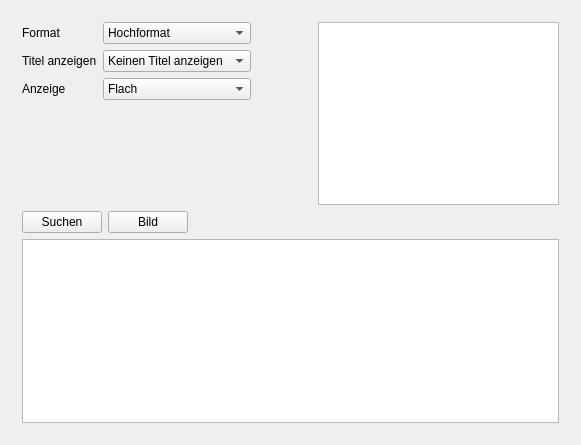
<?xml version="1.0" encoding="UTF-8"?>
<ui version="4.0">
 <class>MainWindow</class>
 <widget class="QMainWindow" name="MainWindow">
  <property name="geometry">
   <rect>
    <x>0</x>
    <y>0</y>
    <width>581</width>
    <height>445</height>
   </rect>
  </property>
  <property name="windowTitle">
   <string>MainWindow</string>
  </property>
  <widget class="QWidget" name="centralWidget">
   <layout class="QGridLayout" name="gridLayout">
    <item row="0" column="0">
     <widget class="QStackedWidget" name="stackedWidget">
      <property name="currentIndex">
       <number>0</number>
      </property>
      <widget class="QWidget" name="page">
       <layout class="QGridLayout" name="gridLayout_4">
        <item row="0" column="0">
         <layout class="QHBoxLayout" name="horizontalLayout_4">
          <item>
           <layout class="QGridLayout" name="gridLayout_2">
            <item row="3" column="0">
             <spacer name="verticalSpacer">
              <property name="orientation">
               <enum>Qt::Vertical</enum>
              </property>
              <property name="sizeHint" stdset="0">
               <size>
                <width>20</width>
                <height>29</height>
               </size>
              </property>
             </spacer>
            </item>
            <item row="1" column="1">
             <widget class="QComboBox" name="cmbTitle">
              <item>
               <property name="text">
                <string>Keinen Titel anzeigen</string>
               </property>
              </item>
              <item>
               <property name="text">
                <string>Zeige Titel</string>
               </property>
              </item>
             </widget>
            </item>
            <item row="0" column="1">
             <widget class="QComboBox" name="cmbOrientation">
              <item>
               <property name="text">
                <string>Hochformat</string>
               </property>
              </item>
              <item>
               <property name="text">
                <string>Querformat</string>
               </property>
              </item>
              <item>
               <property name="text">
                <string>beide</string>
               </property>
              </item>
             </widget>
            </item>
            <item row="1" column="0">
             <widget class="QLabel" name="label_3">
              <property name="text">
               <string>Titel anzeigen</string>
              </property>
             </widget>
            </item>
            <item row="0" column="0">
             <widget class="QLabel" name="label">
              <property name="text">
               <string>Format</string>
              </property>
             </widget>
            </item>
            <item row="2" column="1">
             <widget class="QComboBox" name="cmbDisplay">
              <item>
               <property name="text">
                <string>Flach</string>
               </property>
              </item>
              <item>
               <property name="text">
                <string>In Ordnern nach Tags</string>
               </property>
              </item>
             </widget>
            </item>
            <item row="2" column="0">
             <widget class="QLabel" name="label_2">
              <property name="text">
               <string>Anzeige</string>
              </property>
             </widget>
            </item>
           </layout>
          </item>
          <item>
           <spacer name="horizontalSpacer">
            <property name="orientation">
             <enum>Qt::Horizontal</enum>
            </property>
            <property name="sizeHint" stdset="0">
             <size>
              <width>77</width>
              <height>20</height>
             </size>
            </property>
           </spacer>
          </item>
          <item>
           <widget class="QTableWidget" name="tbwOverview">
            <property name="minimumSize">
             <size>
              <width>200</width>
              <height>150</height>
             </size>
            </property>
            <property name="contextMenuPolicy">
             <enum>Qt::CustomContextMenu</enum>
            </property>
            <property name="editTriggers">
             <set>QAbstractItemView::NoEditTriggers</set>
            </property>
            <property name="selectionMode">
             <enum>QAbstractItemView::SingleSelection</enum>
            </property>
            <attribute name="horizontalHeaderVisible">
             <bool>false</bool>
            </attribute>
            <attribute name="verticalHeaderVisible">
             <bool>false</bool>
            </attribute>
           </widget>
          </item>
         </layout>
        </item>
        <item row="1" column="0">
         <layout class="QHBoxLayout" name="horizontalLayout_3">
          <item>
           <widget class="QPushButton" name="pbSearch">
            <property name="text">
             <string>Suchen</string>
            </property>
           </widget>
          </item>
          <item>
           <widget class="QPushButton" name="pbHide">
            <property name="text">
             <string>Bild</string>
            </property>
           </widget>
          </item>
          <item>
           <spacer name="horizontalSpacer_3">
            <property name="orientation">
             <enum>Qt::Horizontal</enum>
            </property>
            <property name="sizeHint" stdset="0">
             <size>
              <width>187</width>
              <height>20</height>
             </size>
            </property>
           </spacer>
          </item>
         </layout>
        </item>
        <item row="3" column="0">
         <widget class="QPlainTextEdit" name="teShowActions">
          <property name="readOnly">
           <bool>true</bool>
          </property>
         </widget>
        </item>
       </layout>
      </widget>
      <widget class="QWidget" name="page_2">
       <layout class="QGridLayout" name="gridLayout_3">
        <item row="0" column="0">
         <layout class="QVBoxLayout" name="verticalLayout">
          <item>
           <spacer name="verticalSpacer_3">
            <property name="orientation">
             <enum>Qt::Vertical</enum>
            </property>
            <property name="sizeHint" stdset="0">
             <size>
              <width>20</width>
              <height>99</height>
             </size>
            </property>
           </spacer>
          </item>
          <item>
           <layout class="QHBoxLayout" name="horizontalLayout">
            <item>
             <spacer name="horizontalSpacer_4">
              <property name="orientation">
               <enum>Qt::Horizontal</enum>
              </property>
              <property name="sizeHint" stdset="0">
               <size>
                <width>40</width>
                <height>20</height>
               </size>
              </property>
             </spacer>
            </item>
            <item>
             <widget class="QLabel" name="lblText">
              <property name="text">
               <string>TextLabel</string>
              </property>
             </widget>
            </item>
            <item>
             <spacer name="horizontalSpacer_2">
              <property name="orientation">
               <enum>Qt::Horizontal</enum>
              </property>
              <property name="sizeHint" stdset="0">
               <size>
                <width>40</width>
                <height>20</height>
               </size>
              </property>
             </spacer>
            </item>
           </layout>
          </item>
          <item>
           <widget class="QProgressBar" name="pgbProgress">
            <property name="value">
             <number>24</number>
            </property>
           </widget>
          </item>
          <item>
           <spacer name="verticalSpacer_2">
            <property name="orientation">
             <enum>Qt::Vertical</enum>
            </property>
            <property name="sizeHint" stdset="0">
             <size>
              <width>17</width>
              <height>68</height>
             </size>
            </property>
           </spacer>
          </item>
          <item>
           <layout class="QHBoxLayout" name="horizontalLayout_2">
            <item>
             <spacer name="horizontalSpacer_5">
              <property name="orientation">
               <enum>Qt::Horizontal</enum>
              </property>
              <property name="sizeHint" stdset="0">
               <size>
                <width>40</width>
                <height>20</height>
               </size>
              </property>
             </spacer>
            </item>
            <item>
             <widget class="QPushButton" name="pbBack">
              <property name="text">
               <string>Zurück</string>
              </property>
             </widget>
            </item>
            <item>
             <spacer name="horizontalSpacer_6">
              <property name="orientation">
               <enum>Qt::Horizontal</enum>
              </property>
              <property name="sizeHint" stdset="0">
               <size>
                <width>40</width>
                <height>20</height>
               </size>
              </property>
             </spacer>
            </item>
           </layout>
          </item>
         </layout>
        </item>
       </layout>
      </widget>
     </widget>
    </item>
   </layout>
  </widget>
  <widget class="QMenuBar" name="menuBar">
   <property name="geometry">
    <rect>
     <x>0</x>
     <y>0</y>
     <width>581</width>
     <height>27</height>
    </rect>
   </property>
  </widget>
 </widget>
 <layoutdefault spacing="6" margin="11"/>
 <resources/>
 <connections/>
 <slots>
  <slot>clickedSearch()</slot>
 </slots>
</ui>
